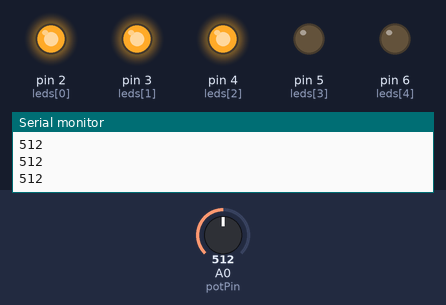
A sketch run on a simulated Arduino Uno, built with avr-gcc and run on an emulated ATmega328P. Parts: output pins drawn as LEDs (lit = HIGH), the last lines printed to the serial monitor. Inputs (shaded band) come from the test bench; at power-on: A0 (potPin) = 512.

Above: at 1.2 s.
1.3 s: A0 (potPin) set to 582
2.8 s: A0 (potPin) set to 607
At 4.1 s:
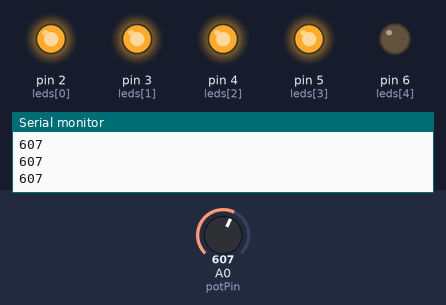
4.5 s: A0 (potPin) set to 792
6.0 s: A0 (potPin) set to 818
At 6.5 s:
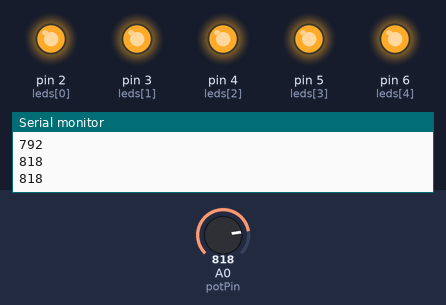
7.5 s: A0 (potPin) set to 390
At 8.7 s:
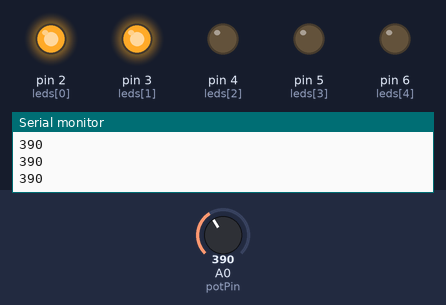
9.0 s: A0 (potPin) set to 412
At 10.1 s:
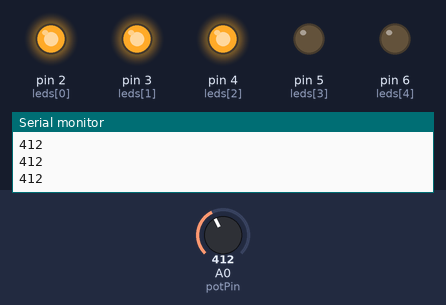
Timing chart, 0 to 11.5 s (numbered marks = the images above; inputs shaded):
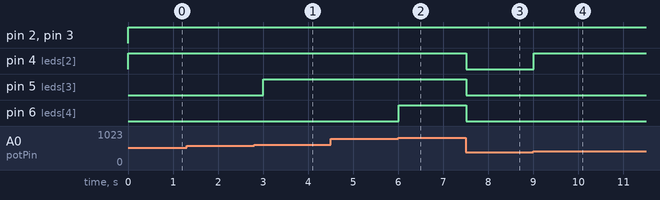

Measured:
- the behaviour switches between 599 and 600 on A0 (potPin) (found by bisection; images 0 and 1)
- the behaviour switches between 799 and 800 on A0 (potPin) (found by bisection; images 1 and 2)
- the behaviour switches between 399 and 400 on A0 (potPin) (found by bisection; images 3 and 4)
- after the input at 2.8 s, pin 5 (leds[3]): LOW → HIGH after 0.20 s
- after the input at 6.0 s, pin 6 (leds[4]): LOW → HIGH at once
- after the input at 7.5 s, pin 4 (leds[2]), pin 5 (leds[3]), pin 6 (leds[4]): HIGH → LOW at once
- after the input at 9.0 s, pin 4 (leds[2]): LOW → HIGH at once

The sketch:

Led-pattern.ino
```cpp
/*
 * Project: LED Pattern Project with Potentiometer
 * Author: Md Akhinoor Islam
 * ESE (Energy Science and Engineering), KUET
 * Description: 5 LEDs blink based on analog voltage level from a potentiometer
 */

const int potPin = A0;              // Potentiometer pin
const int leds[] = {2, 3, 4, 5, 6}; // LED pins

void setup() {
  for (int i = 0; i < 5; i++) {
    pinMode(leds[i], OUTPUT);
  }
  Serial.begin(9600); // Debugging help
}

void loop() {
  int potValue = analogRead(potPin); // Range: 0–1023
  Serial.println(potValue);          // Optional: see value in Serial Monitor

  // Voltage zone logic
  if (potValue < 200) {
    digitalWrite(leds[0], HIGH);  // Only LED 1 ON
    for (int i = 1; i < 5; i++) digitalWrite(leds[i], LOW);
  } else if (potValue < 400) {
    for (int i = 0; i < 2; i++) digitalWrite(leds[i], HIGH);
    for (int i = 2; i < 5; i++) digitalWrite(leds[i], LOW);
  } else if (potValue < 600) {
    for (int i = 0; i < 3; i++) digitalWrite(leds[i], HIGH);
    for (int i = 3; i < 5; i++) digitalWrite(leds[i], LOW);
  } else if (potValue < 800) {
    for (int i = 0; i < 4; i++) digitalWrite(leds[i], HIGH);
    digitalWrite(leds[4], LOW);
  } else {
    for (int i = 0; i < 5; i++) digitalWrite(leds[i], HIGH);
  }

  delay(300); // Blink delay
}
```
